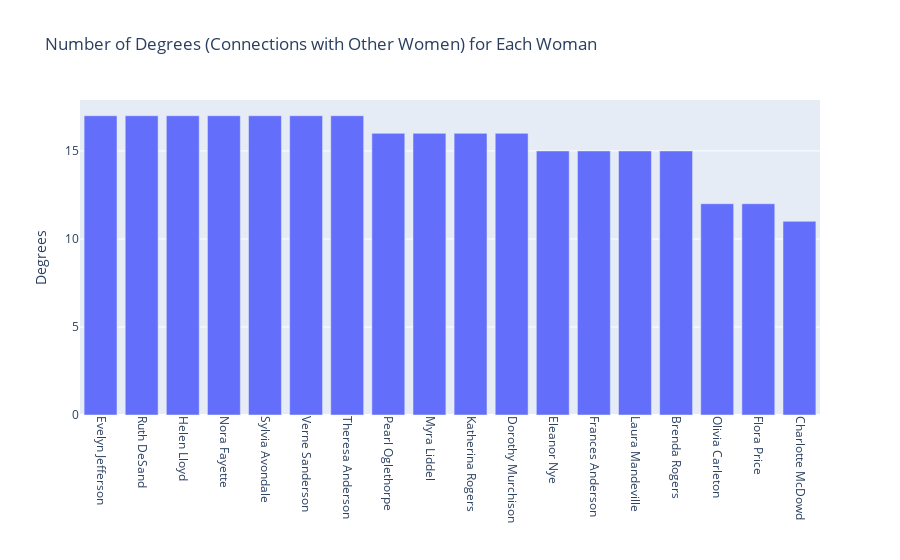

Source (notebook cell):
### Code cell
df_women = pd.DataFrame(list(nx.degree(W)),columns = ['Woman','Degrees']) 
df_women.sort_values(by='Degrees',
                     inplace=True,
                     ascending=False)
fig = go.Figure()
fig.add_trace(go.Bar(
              x = df_women['Woman'],
              y = df_women['Degrees']))

fig.update_layout(go.Layout(
    title='Number of Degrees (Connections with Other Women) for Each Woman',
    xaxis=dict(
        title='', tickangle = 90
    ),
    yaxis=dict(
        title='Degrees'
    )
))
fig.show()

### Figure 1 — Plotly figure (JSON) as saved in the notebook; plotly's stock layout.template omitted (floating-point values rounded to 4 significant figures)
{"data": [{"type": "bar", "x": ["Evelyn Jefferson", "Ruth DeSand", "Helen Lloyd", "Nora Fayette", "Sylvia Avondale", "Verne Sanderson", "Theresa Anderson", "Pearl Oglethorpe", "Myra Liddel", "Katherina Rogers", "Dorothy Murchison", "Eleanor Nye", "Frances Anderson", "Laura Mandeville", "Brenda Rogers", "Olivia Carleton", "Flora Price", "Charlotte McDowd"], "y": [17, 17, 17, 17, 17, 17, 17, 16, 16, 16, 16, 15, 15, 15, 15, 12, 12, 11]}], "layout": {"title": {"text": "Number of Degrees (Connections with Other Women) for Each Woman"}, "xaxis": {"tickangle": 90, "title": {"text": ""}}, "yaxis": {"title": {"text": "Degrees"}}}}
